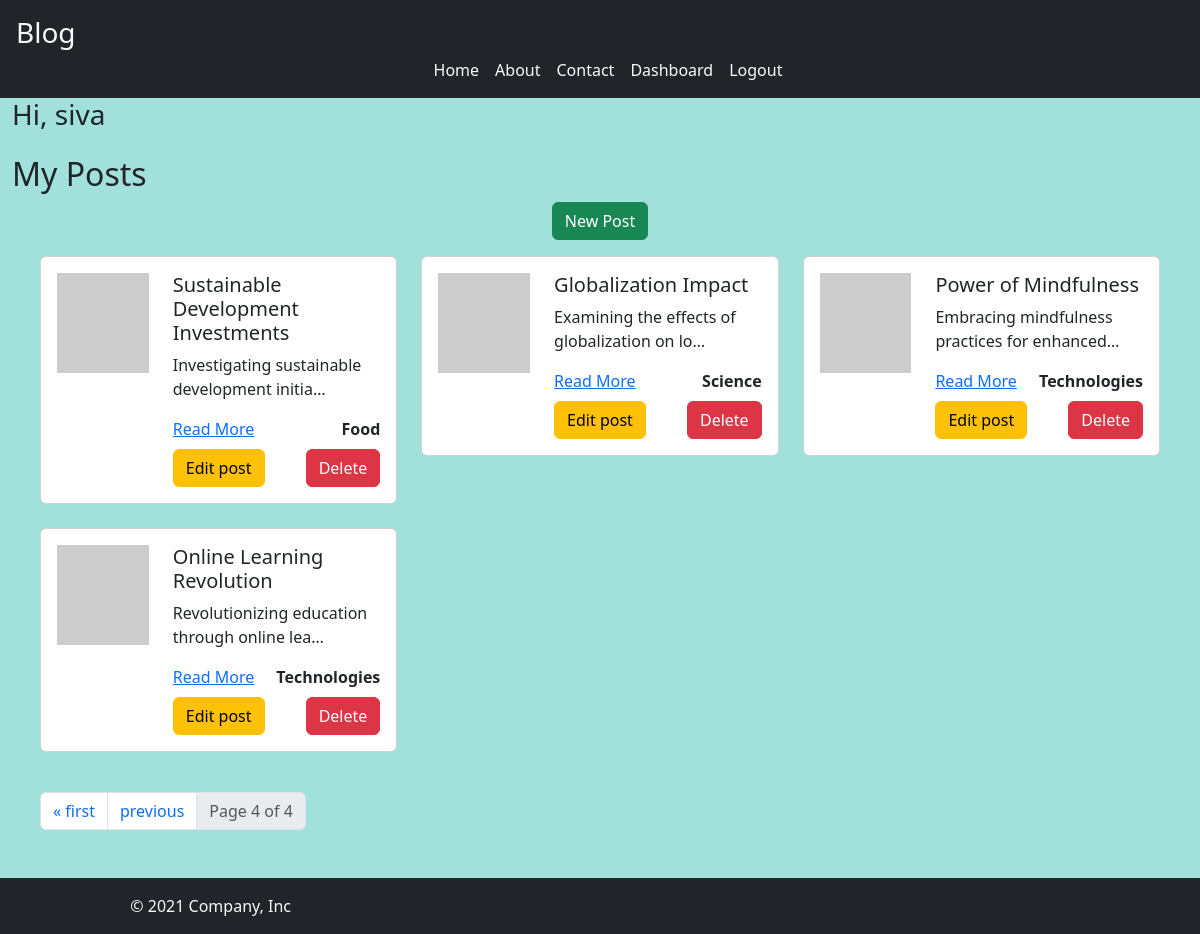
/dashboard?page=4 (signed in), run on the app's committed database.
### blogApp/models.py (models this page shows, shortened)
class Post(models.Model):
    title = models.CharField(max_length=100)
    content = models.TextField()
    img_url = models.ImageField(null=True, blank=True, upload_to='posts/images')
    created_at = models.DateTimeField(auto_now_add=True)
    slug = models.SlugField(unique=True, null=True, blank=True)
    catagory = models.ForeignKey(Catagory, on_delete=models.CASCADE)
    user = models.ForeignKey(User, on_delete=models.CASCADE, null=True, blank=True)
    @property
    def formatted_imag_url(self):
        url = self.img_url if self.img_url.__str__().startswith(('http://','https://')) else self.img_url.url
        return url

class Catagory(models.Model):
    name = models.CharField(max_length=100)

### blogApp/views.py (the view)
# urls.py: path('dashboard',dashboard, name='dashboard'),
def dashboard(request):
    blogTitle = 'My Posts'
    all_posts = Post.objects.filter(user=request.user)
    paginator = Paginator(all_posts, 5)
    page_no = request.GET.get('page')
    page_object = paginator.get_page(page_no)
    return render(request, 'dashboard.html', {'blogTitle':blogTitle, 'page_obj':page_object})

### blogApp/templates/dashboard.html (shortened to what this page needs)
{% extends "base.html" %}
{% block 'content' %}
<div class="container-fluid">
  <div class="row">
    <div class="col-6">
      <h3>Hi, {{user.username}}</h3>
    </div>
    <div class="col d-flex justify-content-end">
    </div>
  </div>
  <div class="row">
    <h2 class="mt-3">{{blogTitle}}</h2>
    <div class="d-flex justify-content-center">
      <a href="{% url 'blog:newpost' %}" class="btn btn-success">New Post</a>
    </div>
  </div>
  <div class="row m-3">
    {% if page_obj %}
      {% for post in page_obj %}
      <div class="col-4 mb-4" id="post-{{ post.slug }}">
        <div class="card">
          <div class="card-body">
            <div class="row">
              <div class="col-md-4">
                <img style="height:100px; width:150px;" src="{{ post.formatted_imag_url }}" class="img-fluid" alt="Post_image">
              </div>
              <div class="col-md-8">
                <h5 class="card-title">{{ post.title }}</h5>
                <p class="card-text">{{ post.content | truncatechars:45 }}</p>
                <div class="d-flex justify-content-between">
                  <a href="{% url 'blog:details' slug=post.slug %}">Read More</a>
                  <a class="text-decoration-none text-dark fw-bold" href="#">{{ post.catagory.name }}</a>
                </div>
                <div class="d-flex justify-content-between mt-2">
                  <a class="btn btn-warning" href="{% url 'blog:editpost' slug=post.slug %}">Edit post</a>
                  <form id="delete-form-{{ post.slug }}" onsubmit="deletePost(event, '{{ post.slug }}')" class="d-inline">
                    <button type="submit" class="btn btn-danger">Delete</button>
                  </form>
                </div>
              </div>
            </div>
          </div>
        </div>
      </div>
      {% endfor %}
      <div class="col-12 my-3">
        {% if page_obj.has_other_pages %}
        <nav aria-label="Page navigation">
          <ul class="pagination">
            {% if page_obj.has_previous %}
              <li class="page-item"><a class="page-link" href="?page=1">&laquo; first</a></li>
              <li class="page-item"><a class="page-link" href="?page={{ page_obj.previous_page_number }}">previous</a></li>
            {% endif %}
            <li class="page-item disabled"><span class="page-link">Page {{ page_obj.number }} of {{ page_obj.paginator.num_pages }}</span></li>
          </ul>
        </nav>
        {% endif %}
      </div>
    {% else %}
      <p>No Post Created</p>
    {% endif %}
  </div>
</div>
{% endblock %}

### blogApp/static/style.css (style rules this page uses)
body { background-color: rgb(161, 224, 219); }

### data on the page
Post: title "Sustainable Development Investments", content "Investigating sustainable development initia…", catagory.name "Food"
Post: title "Globalization Impact", content "Examining the effects of globalization on lo…", catagory.name "Science"
Post: title "Power of Mindfulness", content "Embracing mindfulness practices for enhanced…", catagory.name "Technologies"
Post: title "Online Learning Revolution", content "Revolutionizing education through online lea…", catagory.name "Technologies"

### other printed values
{{ user.username }} "siva"
{{ blogTitle }} "My Posts"
{{ page_obj.number }} "4"
{{ page_obj.paginator.num_pages }} "4"
